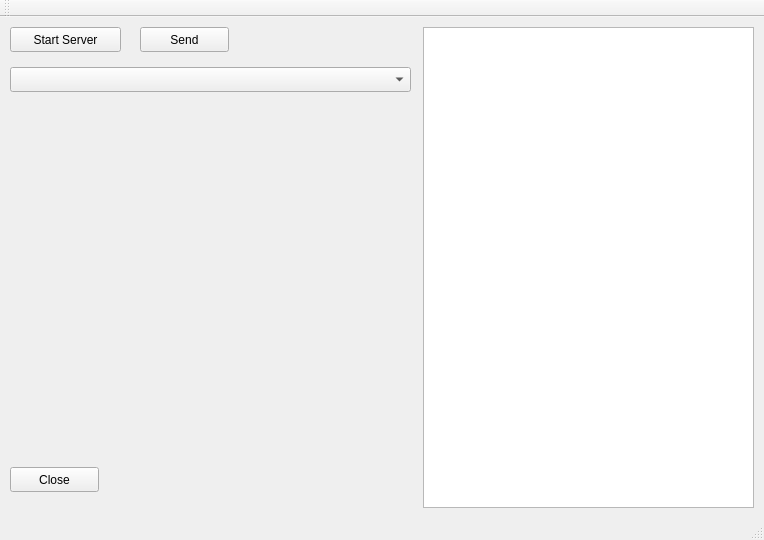
<?xml version="1.0" encoding="UTF-8"?>
<ui version="4.0">
 <class>MainWindow</class>
 <widget class="QMainWindow" name="MainWindow">
  <property name="geometry">
   <rect>
    <x>0</x>
    <y>0</y>
    <width>764</width>
    <height>540</height>
   </rect>
  </property>
  <property name="windowTitle">
   <string>MainWindow</string>
  </property>
  <widget class="QWidget" name="centralWidget">
   <widget class="QPushButton" name="pushButton">
    <property name="geometry">
     <rect>
      <x>10</x>
      <y>10</y>
      <width>111</width>
      <height>25</height>
     </rect>
    </property>
    <property name="text">
     <string>Start Server</string>
    </property>
   </widget>
   <widget class="QTextEdit" name="textEdit">
    <property name="geometry">
     <rect>
      <x>423</x>
      <y>10</y>
      <width>331</width>
      <height>481</height>
     </rect>
    </property>
    <property name="readOnly">
     <bool>true</bool>
    </property>
   </widget>
   <widget class="QPushButton" name="pushButton_2">
    <property name="geometry">
     <rect>
      <x>10</x>
      <y>450</y>
      <width>89</width>
      <height>25</height>
     </rect>
    </property>
    <property name="text">
     <string>Close</string>
    </property>
   </widget>
   <widget class="QComboBox" name="comboBox">
    <property name="geometry">
     <rect>
      <x>10</x>
      <y>50</y>
      <width>401</width>
      <height>25</height>
     </rect>
    </property>
   </widget>
   <widget class="QPushButton" name="pushButton_3">
    <property name="geometry">
     <rect>
      <x>140</x>
      <y>10</y>
      <width>89</width>
      <height>25</height>
     </rect>
    </property>
    <property name="text">
     <string>Send</string>
    </property>
   </widget>
  </widget>
  <widget class="QMenuBar" name="menuBar">
   <property name="geometry">
    <rect>
     <x>0</x>
     <y>0</y>
     <width>764</width>
     <height>22</height>
    </rect>
   </property>
  </widget>
  <widget class="QToolBar" name="mainToolBar">
   <attribute name="toolBarArea">
    <enum>TopToolBarArea</enum>
   </attribute>
   <attribute name="toolBarBreak">
    <bool>false</bool>
   </attribute>
  </widget>
  <widget class="QStatusBar" name="statusBar"/>
 </widget>
 <layoutdefault spacing="6" margin="11"/>
 <resources/>
 <connections/>
</ui>
